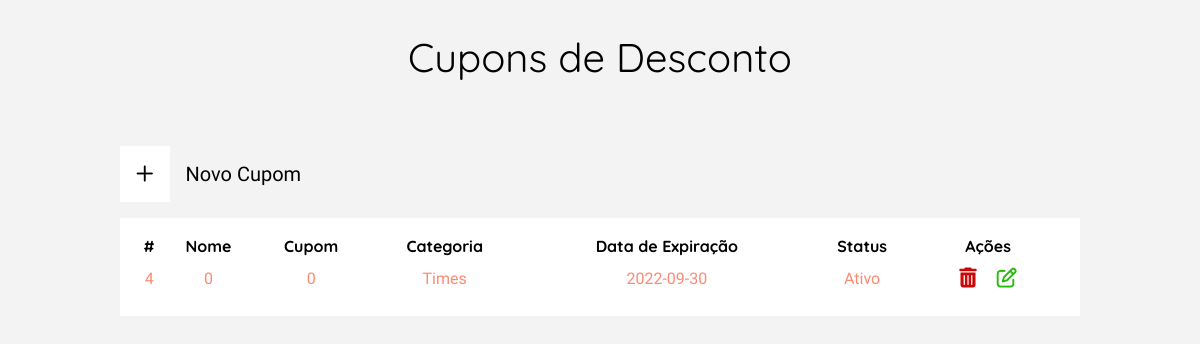
Screenshot of /view/listCupons.php with the database file from the repository.
### tables this page shows
CREATE TABLE user_cupom(
	id_cupom INT NOT NULL,
	id_categoria INT NOT NULL,
	nome_cupom INT NOT NULL,
	codigo_cupom INT NOT NULL,
	data_expira_cupom DATE NOT NULL,
	desconto_cupom VARCHAR(4) NOT NULL,
	data_reg_cupom DATETIME DEFAULT CURRENT_TIMESTAMP NOT NULL COMMENT 'data e hora do registro',
	status INT(1) NOT NULL COMMENT '1 - ativo; 0 - inativo',

	FOREIGN KEY ( id_categoria ) REFERENCES user_categoria( id_categoria )
);

CREATE TABLE user_categoria(
	id_categoria INT AUTO_INCREMENT NOT NULL PRIMARY KEY,
	nome_categoria VARCHAR(200) NOT NULL,
	img_categoria VARCHAR(300) NOT NULL,
	data_reg_cupom DATETIME DEFAULT CURRENT_TIMESTAMP NOT NULL  COMMENT 'data e hora do registro'
);

### model/conexao.class.php (called while the page is built, shortened)
<?php
class Conexao{
    public function __construct(){
        try{
            $this->pdo = new PDO("mysql:dbname=2ucase_bd2;host=localhost","root","");
        }catch(PDOException $e){
            echo "Erro com banco de dados: " . $e->getMessage() . "<br>";
            exit();
        }catch(Exception $e){
            echo "Erro generico: " . $e->getMessage() . "<br>";
            exit();
        }
    }
}
?>

### model/Manager.class.php (called while the page is built, shortened)
<?php
require_once 'Conexao.class.php';
class Manager extends Conexao {
	public function listClient($table, $columnName) {
        $cmd = $this->pdo->query("SELECT * FROM {$table} ORDER by {$columnName} DESC");
        $res = $cmd->fetchAll(PDO::FETCH_ASSOC);
        return $res;
	}
    public function getInfo($table, $columnName, $id) {
		$sql = "SELECT * FROM $table WHERE {$columnName} = :id";
		$statement = $this->pdo->prepare($sql);
		$statement->bindValue(":id", $id);
		$statement->execute();
		return $statement->fetchAll();
	}
}

### view/listCupons.php (the view, shortened to what this page needs)
<?php
require_once "../model/Manager.class.php";
$manager = new Manager();
$resultListCupons = $manager->listClient('user_cupom', 'id_cupom');
?>
<!DOCTYPE html>
<html lang="pt-br">
<head>
    <?php require_once "../config/config.php"; ?>
    <link rel="stylesheet" href="../assets/css/cupons.css">
</head>
<body id="body-margin">
    <main class="container-produto">
        <h1>Cupons de Desconto</h1>
        <section class="container-tabela-filter">
            <section class="container-filters">
                <button id="btn-new-produto" onclick="window.location.href='./CRUDAddCupom.php'">
                    <div class="icon-container">
                        <i class="fa-regular fa-plus"></i>
                    </div>
                    Novo Cupom
                </button>
            </section>
            <section class="container-tabela">
                <table class="table-clientes">
                    <tr>
                        <th>#</th>
                        <th>Nome</th>
                        <th>Cupom</th>
                        <th>Categoria</th>
                        <th>Data de Expiração</th>
                        <th>Status</th>
                        <th>Ações</th>
                    </tr>
                    <?php
                    if (count($resultListCupons) > 0) :
                        for ($i = 0; $i < count($resultListCupons); $i++) :
                            $exibCategoria = $manager->getInfo('user_categoria', 'id_categoria', $resultListCupons[$i]['id_categoria']);
                            for ($jk = 0; $jk < count($exibCategoria); $jk++) :
                    ?>
                                <tr>
                                    <td><?= $resultListCupons[$i]['id_cupom'] ?></td>
                                    <td><?= $resultListCupons[$i]['nome_cupom'] ?></td>
                                    <td><?= $resultListCupons[$i]['codigo_cupom'] ?></td>
                                    <td><?= $exibCategoria[$jk]['nome_categoria'] ?></td>
                                    <td><?= $resultListCupons[$i]['data_expira_cupom'] ?></td>
                                    <td><?= $resultListCupons[$i]['status'] == 1 ? "Ativo" : "Inativo" ?></td>
                                    <td id="btn-actions">
                                        <button id="delete-prod" onclick="window.location.href='../controller/ControllerCupomADM.php?id=<?= $resultListCupons[$i]['id_cupom'] ?>&action=deleteCupomADM'">
                                            <i class="fa-solid fa-trash-can"></i>
                                        </button>
                                        <button id="edit-prod" onclick="window.location.href='./CRUDEditCupom.php?id=<?= $resultListCupons[$i]['id_cupom'] ?>&action=editCupomADM'">
                                            <i class="fa-regular fa-pen-to-square"></i>
                                        </button>
                                    </td>
                                </tr>
                    <?php
                            endfor;
                        endfor;
                    endif;
                    ?>
                </table>
            </section>
        </section>
    </main>
</body>
</html>

### assets/css/cupons.css (style rules this page uses)
.container-produto { display: flex; flex-direction: column; align-items: center; justify-content: center; gap: 4rem; margin-top: 2rem; }
.container-tabela-filter { display: flex; flex-direction: column; align-items: center; width: 60rem; }
.container-filters { display: flex; justify-content: space-between; width: 100%; align-items: flex-end; }
#btn-new-produto { display: flex; align-items: center; gap: 1rem; background-color: transparent; border: none; cursor: pointer; }
#btn-new-produto .icon-container { background-color: #ffff; padding: 1rem; cursor: pointer; }
.container-tabela { width: 100%; background-color: #ffff; margin-top: 1rem; }
.container-tabela .table-clientes { width: 100%; padding: 1rem; }
.table-clientes tr td { text-align: center; }
#btn-actions button { padding: .5rem; background-color: transparent; border: none; }
#btn-actions #edit-prod i { color: #25b808; cursor: pointer; }
#btn-actions #delete-prod i { color: #ca0606; cursor: pointer; }

### rows the page displays
user_cupom: id_cupom "4", nome_cupom "0", codigo_cupom "0", id_categoria.nome_categoria "Times", data_expira_cupom "2022-09-30", status "Ativo"
